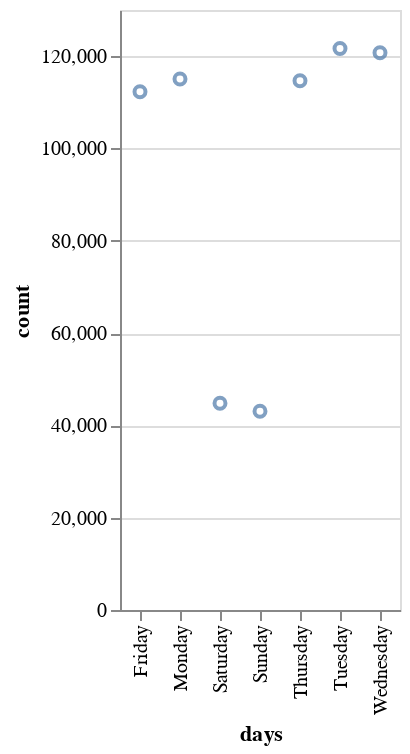

The code cell stored with this chart in its notebook:
### Code cell
alt.Chart(df6).mark_point().encode(x = 'days', y = 'count')

### Figure 1 — Vega-Lite specification as saved in the notebook (floating-point values rounded to 4 significant figures)
{"config": {"view": {"continuousWidth": 300, "continuousHeight": 300}}, "data": {"name": "data-660a3eb4081bf1519bb2a6d6d68c4995"}, "mark": {"type": "point"}, "encoding": {"x": {"field": "days", "type": "nominal"}, "y": {"field": "count", "type": "quantitative"}}, "$schema": "https://vega.github.io/schema/vega-lite/v5.8.0.json", "datasets": {"data-660a3eb4081bf1519bb2a6d6d68c4995": [{"days": "Sunday", "count": 43072}, {"days": "Saturday", "count": 44814}, {"days": "Friday", "count": 112297}, {"days": "Thursday", "count": 114669}, {"days": "Monday", "count": 115061}, {"days": "Wednesday", "count": 120722}, {"days": "Tuesday", "count": 121674}]}}
